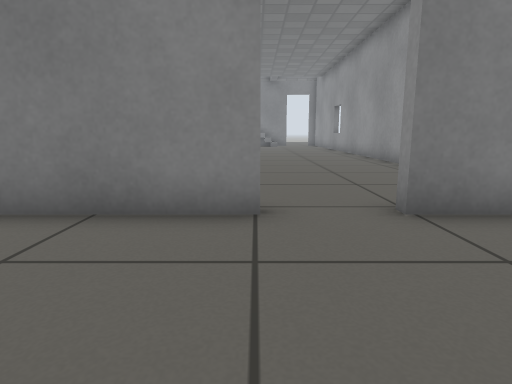
View 1 (above)

24 first-person views from a walk through a robot-simulator world made for Gazebo. The camera is 0.5 m above the floor, tilts 10° down and sees 75° across. The floor is counted in squares, 0.5 m on a side. Each view is taken from the middle of a square. On the plan, view 1 faces up. The plan holds only what a view shows up to about 12 squares ahead; the rest is blank. The place goes on beyond the plan. The robots in the file are not drawn. Simple patterns stand in for the simulator's built-in surfaces.

View 2
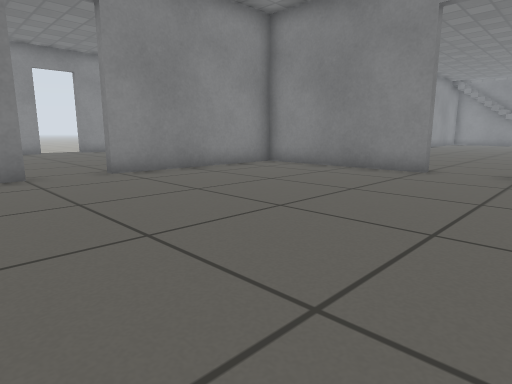

View 3
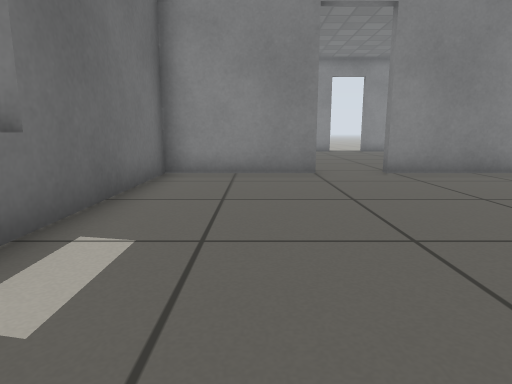

View 4
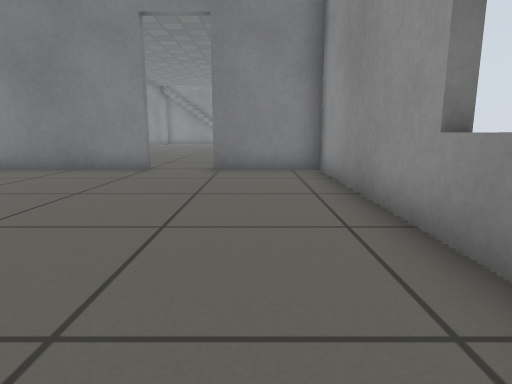

View 5
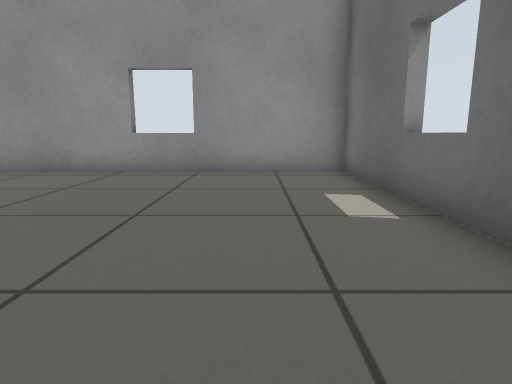

View 6
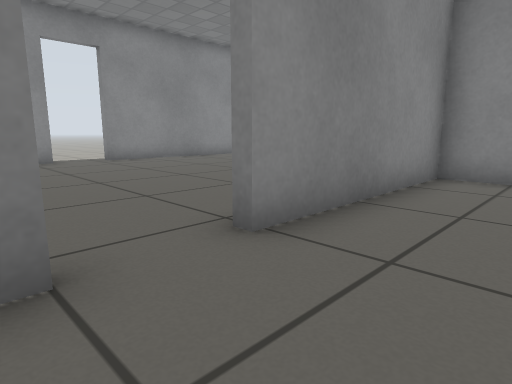

View 7
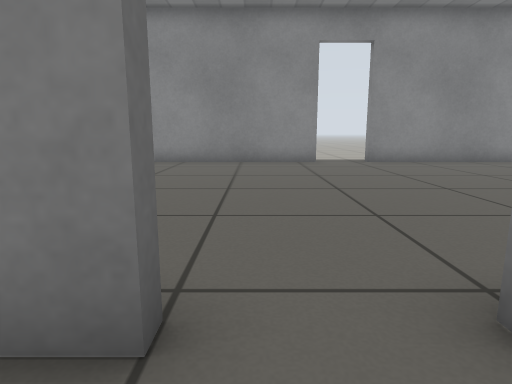

View 8
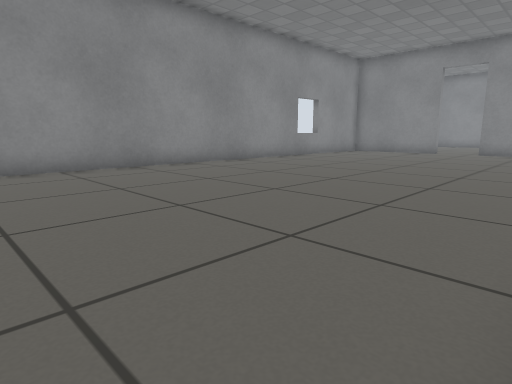

View 9
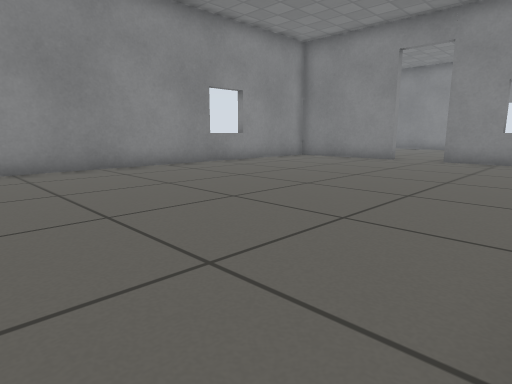

View 10
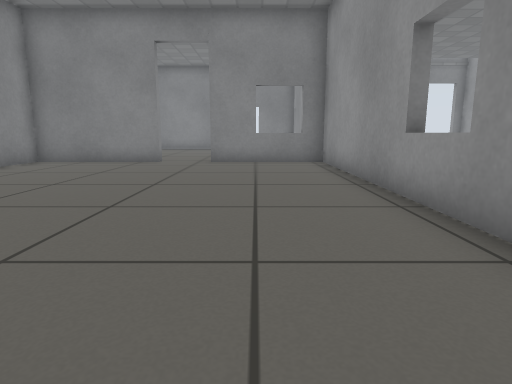

View 11
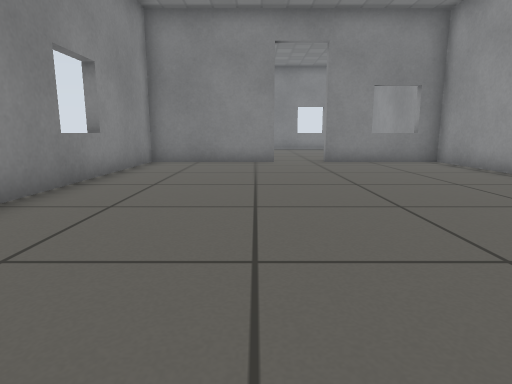

View 12
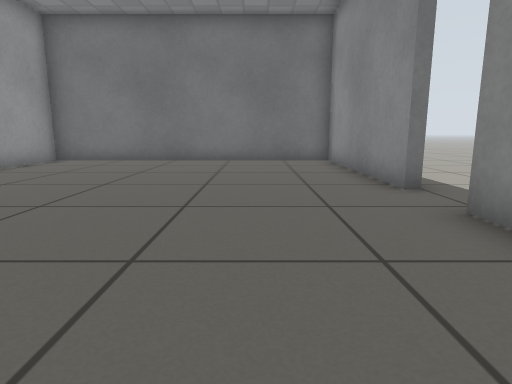

View 13
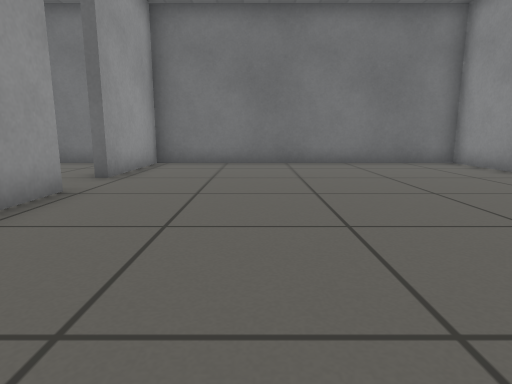

View 14
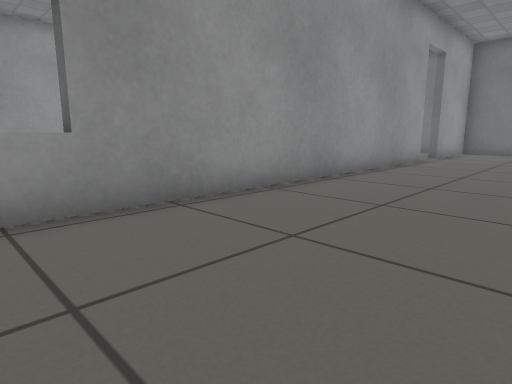

View 15
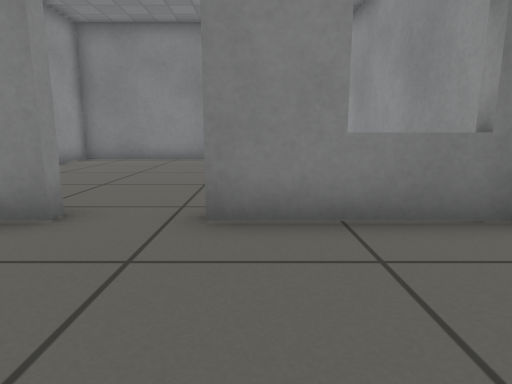

View 16
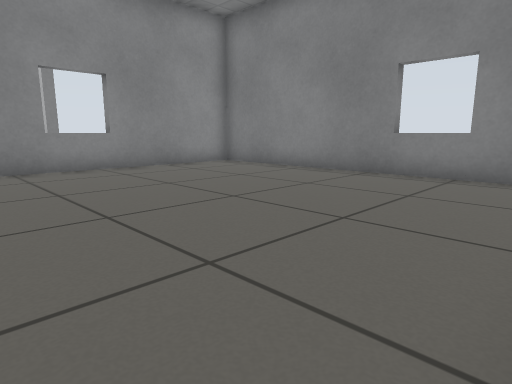

View 17
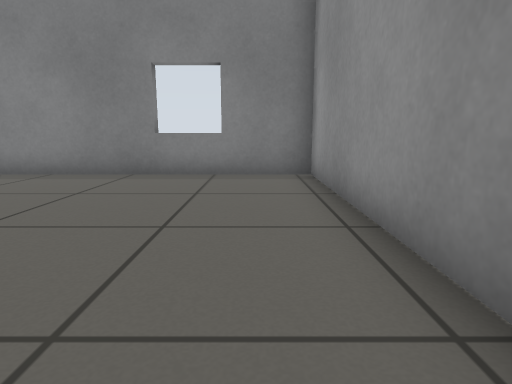

View 18
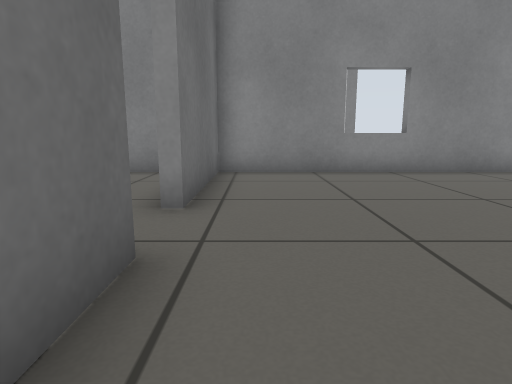

View 19
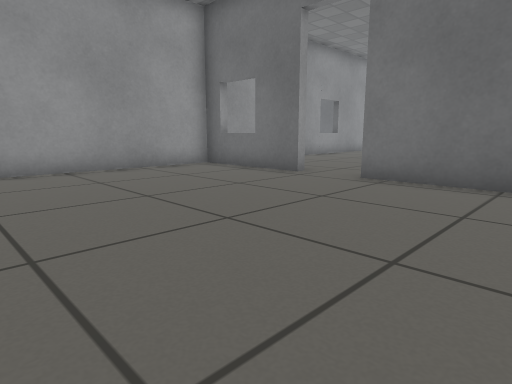

View 20
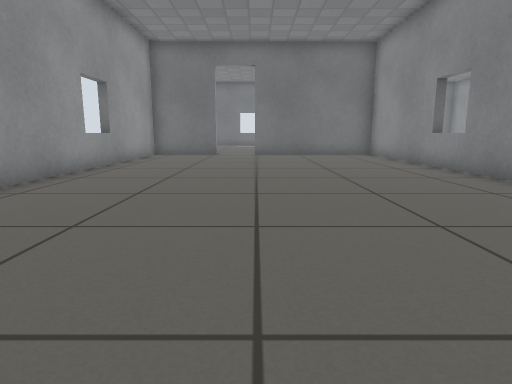

View 21
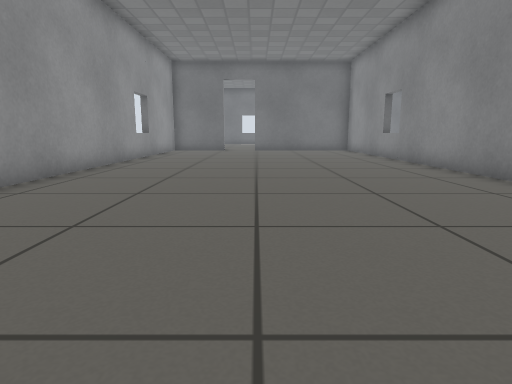

View 22
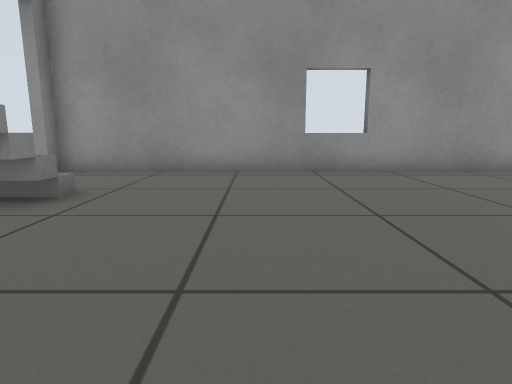

View 23
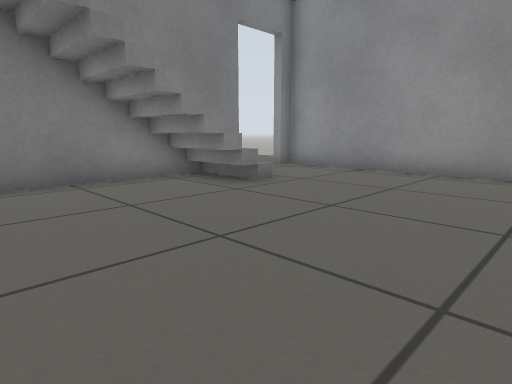

View 24
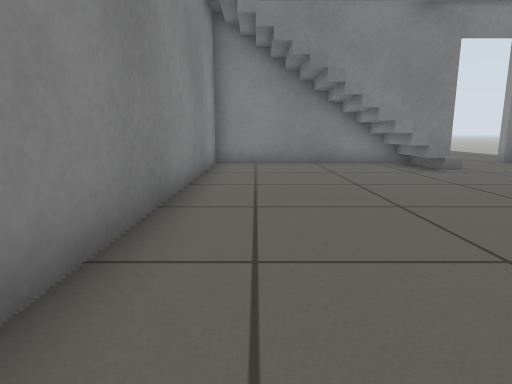

### Floor plan
Points are (right, up) in squares from view 1. A wall is a line through its corners. A room is listed if a view was taken in it or the views show most of it. See-through windows are left out.
Room 1 (views 1, 2, 3, 4, 5, 6, 7)
walls: (0.1, 4) (-5.4, 4) (-5.4, -1.7); (-5.4, -3.5) (-5.4, -7.3) (4.7, -7.3) (4.7, 4) (1.8, 4)
ways out: open door at (-5.5, -2.5) to room 2; open door at (1, 4) to room 4
Room 2 (views 8, 9, 10, 11, 12, 13, 14, 15)
walls: (-5.8, 9.7) (-5.2, 9.7); (-5.2, 11.3) (-5.8, 11.3); (-15.7, -0.9) (-15.7, -7.3) (-5.7, -7.3) (-5.7, -3.5); (-5.7, -1.7) (-5.7, 17.7) (-9.6, 17.7); (-11.4, 17.7) (-15.7, 17.7) (-15.7, 0.9)
ways out: open door at (-5.5, -2.5) to room 1; open door at (-11, 18) to room 3; open door at (-5.5, 9) to room 4; open door at (-16, 0); open door at (-16, 6.5)
Room 3 (views 16, 17, 18, 19)
walls: (-9.6, 18) (-5.7, 18) (-5.7, 27.1) (-15.7, 27.1) (-15.7, 18) (-11.4, 18)
ways out: open door at (-11, 18) to room 2; open door at (-5.5, 21.5) to room 4; open door at (-16, 21.5)
Room 4 (views 20, 21, 22, 23, 24)
walls: (4.7, 7.3) (4.7, 27.1) (4.2, 27.1); (2.5, 27.1) (-5.4, 27.1) (-5.4, 7.4)
ways out: open door at (1, 4) to room 1; open door at (-5.5, 9) to room 2; open door at (-5.5, 21.5) to room 3; open door at (3.5, 27)
objects: stairs (-4, 27)

Where each view was taken, in squares from view 1:
view 1: 0 up, 0 right, facing up
view 2: 5 down, 3 right, facing up-left
view 3: 5 down, 3 right, facing left
view 4: 5 down, 3 right, facing up
view 5: 5 down, 4 left, facing right
view 6: 4 down, 3 left, facing up-left
view 7: 3 down, 4 left, facing left
view 8: 0 up, 6 left, facing up-left
view 9: 5 up, 6 left, facing up-left
view 10: 6 up, 8 left, facing up
view 11: 6 up, 12 left, facing up
view 12: 5 up, 13 left, facing down
view 13: 4 up, 9 left, facing down
view 14: 11 up, 10 left, facing down-right
view 15: 14 up, 9 left, facing up
view 16: 19 up, 6 left, facing up-left
view 17: 19 up, 7 left, facing up
view 18: 19 up, 7 left, facing left
view 19: 25 up, 15 left, facing down-right
view 20: 20 up, 0 right, facing down
view 21: 24 up, 0 right, facing down
view 22: 22 up, 4 left, facing right
view 23: 20 up, 4 left, facing up-right
view 24: 16 up, 4 left, facing up
